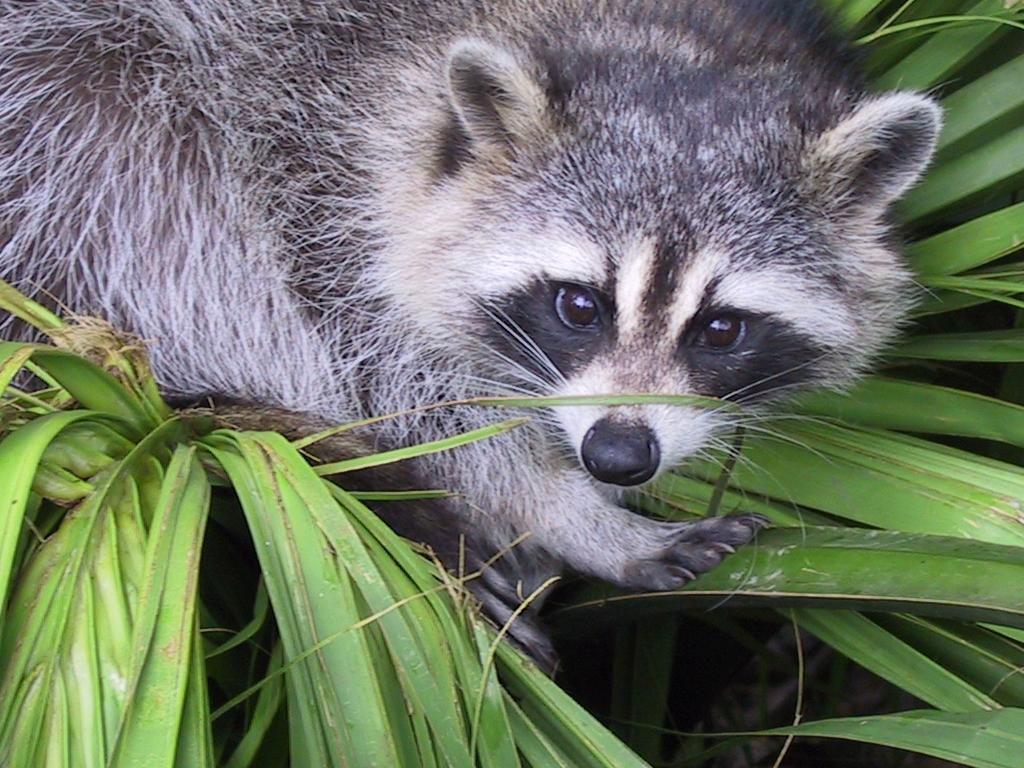
#> input picture python_1_array/ex03/animal.jpeg, 1024 x 768 px
$ python zoom.py
#> lines starting #> are read from the running program, lines starting #| are printed output that depends on the picture
### python_1_array/ex05/load_image.py
"""Module to load images and convert them into NumPy arrays."""

import numpy as np
from PIL import Image, UnidentifiedImageError


def ft_load(path: str) -> np.ndarray:
    """Loads an image from the specified path.

    Converts the image to RGB, prints its shape,
    and returns its pixel content as a NumPy array.
    """
#> called with path = 'animal.jpeg'
    try:
        if not isinstance(path, str):
            raise TypeError("Path must be a string.")
        # Load image using PIL
        with Image.open(path) as img:
            # Convert to RGB explicitly
#> img is the input picture: PIL image 1024x768 RGB; mean R, G, B 110.7, 117.7, 102.1
            img_rgb = img.convert("RGB")
            # Convert to NumPy array
            img_array = np.array(img_rgb)
            # Print the shape of the image
            print(f"The shape of image is: {img_array.shape}")
#| The shape of image is: (768, 1024, 3)
            # Return the numpy array
            return img_array
    except FileNotFoundError:
        print(f"Error: The file at '{path}' was not found.")
    except UnidentifiedImageError:
        print(f"Error: The file at '{path}' is not a valid image or is corrupted.")
    except TypeError as te:
        print(f"Error: {te}")
    except Exception as e:
        print(f"Error: An unexpected error occurred while loading the image: {e}")
    return None

### python_1_array/ex03/zoom.py
"""Module to load, slice (zoom), and display an image in grayscale."""

import numpy as np
import matplotlib.pyplot as plt
from load_image import ft_load


def main() -> None:
    """Loads animal.jpeg, prints its shape and content, slices a 400x400 region

    with 1 color channel, prints the sliced shape and pixel content,
    and displays the zoomed grayscale image with scales on both axes.
    """
    try:
        # Load the image
        img = ft_load("animal.jpeg")
        if img is None:
            raise FileNotFoundError("Image 'animal.jpeg' could not be loaded.")

        # Print the loaded image array content
        print(img)
#> (printed output is left out)

        # Slice the 400x400 region from the image with 1 color channel
        # The slice coordinates 100:500 (height) and 380:780 (width) target the raccoon
        sliced = img[100:500, 380:780, 0:1]
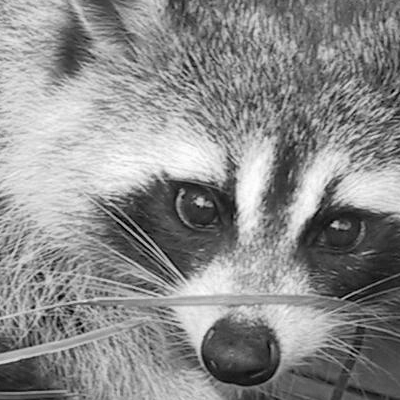
#> sliced: shape (400, 400, 1); min 0, max 255, mean 139.8

        # Print shape after slicing
        print(f"New shape after slicing: {sliced.shape} or {sliced.shape[:2]}")
#| New shape after slicing: (400, 400, 1) or (400, 400)

        # Print the sliced array pixel content
        print(sliced)
#> (printed output is left out)

        # Display the zoomed grayscale image using matplotlib
        # cmap="gray" is used to show it in grayscale.
        plt.imshow(sliced, cmap="gray")
        plt.title("Zoomed Grayscale Image")
        plt.show()

    except FileNotFoundError as fnfe:
        print(f"Error: {fnfe}")
    except ImportError as ie:
        print(f"Import Error: {ie}. Make sure all required libraries are installed.")
    except Exception as e:
        print(f"Error: An unexpected error occurred: {e}")


if __name__ == "__main__":
    main()
